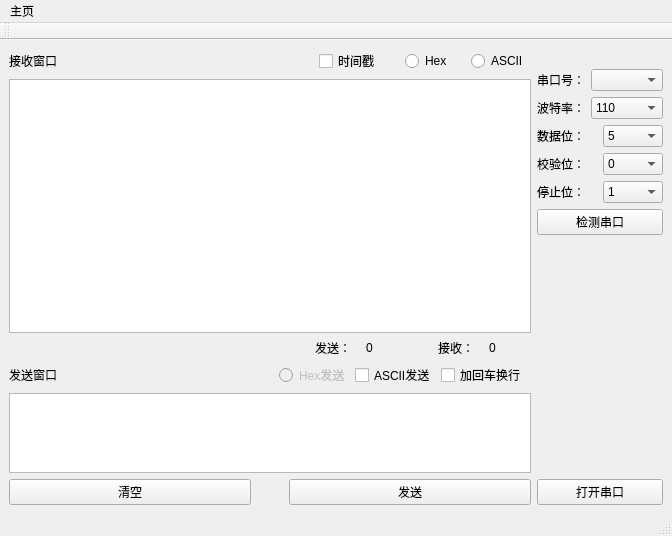
<?xml version="1.0" encoding="UTF-8"?>
<ui version="4.0">
 <class>MainWindow</class>
 <widget class="QMainWindow" name="MainWindow">
  <property name="geometry">
   <rect>
    <x>0</x>
    <y>0</y>
    <width>672</width>
    <height>536</height>
   </rect>
  </property>
  <property name="sizePolicy">
   <sizepolicy hsizetype="Preferred" vsizetype="Ignored">
    <horstretch>0</horstretch>
    <verstretch>0</verstretch>
   </sizepolicy>
  </property>
  <property name="font">
   <font>
    <kerning>true</kerning>
   </font>
  </property>
  <property name="windowTitle">
   <string>MainWindow</string>
  </property>
  <widget class="QWidget" name="centralwidget">
   <property name="sizePolicy">
    <sizepolicy hsizetype="Fixed" vsizetype="Fixed">
     <horstretch>0</horstretch>
     <verstretch>0</verstretch>
    </sizepolicy>
   </property>
   <layout class="QHBoxLayout" name="horizontalLayout_8">
    <item>
     <layout class="QHBoxLayout" name="horizontalLayout" stretch="0,0">
      <property name="sizeConstraint">
       <enum>QLayout::SetFixedSize</enum>
      </property>
      <property name="rightMargin">
       <number>0</number>
      </property>
      <item>
       <layout class="QVBoxLayout" name="verticalLayout_6">
        <item>
         <layout class="QHBoxLayout" name="horizontalLayout_10">
          <item>
           <widget class="QLabel" name="label_2">
            <property name="text">
             <string>接收窗口</string>
            </property>
           </widget>
          </item>
          <item>
           <widget class="QCheckBox" name="checkBox_TimeDisp">
            <property name="maximumSize">
             <size>
              <width>80</width>
              <height>16777215</height>
             </size>
            </property>
            <property name="text">
             <string>时间戳</string>
            </property>
           </widget>
          </item>
          <item>
           <widget class="QRadioButton" name="radioButton_HexDisp">
            <property name="maximumSize">
             <size>
              <width>60</width>
              <height>16777215</height>
             </size>
            </property>
            <property name="text">
             <string>Hex</string>
            </property>
           </widget>
          </item>
          <item>
           <widget class="QRadioButton" name="radioButton_AsciiDisp">
            <property name="maximumSize">
             <size>
              <width>60</width>
              <height>16777215</height>
             </size>
            </property>
            <property name="text">
             <string>ASCII</string>
            </property>
           </widget>
          </item>
         </layout>
        </item>
        <item>
         <widget class="QTextEdit" name="textEdit_Receipt">
          <property name="sizePolicy">
           <sizepolicy hsizetype="Expanding" vsizetype="Expanding">
            <horstretch>0</horstretch>
            <verstretch>0</verstretch>
           </sizepolicy>
          </property>
         </widget>
        </item>
        <item>
         <layout class="QHBoxLayout" name="horizontalLayout_11">
          <property name="spacing">
           <number>6</number>
          </property>
          <item>
           <widget class="QLabel" name="label_13">
            <property name="sizePolicy">
             <sizepolicy hsizetype="Maximum" vsizetype="Maximum">
              <horstretch>0</horstretch>
              <verstretch>0</verstretch>
             </sizepolicy>
            </property>
            <property name="maximumSize">
             <size>
              <width>300</width>
              <height>16777215</height>
             </size>
            </property>
            <property name="text">
             <string/>
            </property>
           </widget>
          </item>
          <item>
           <widget class="QLabel" name="label_11">
            <property name="maximumSize">
             <size>
              <width>45</width>
              <height>16777215</height>
             </size>
            </property>
            <property name="text">
             <string>发送：</string>
            </property>
           </widget>
          </item>
          <item>
           <widget class="QLabel" name="label_TotalSendTX">
            <property name="maximumSize">
             <size>
              <width>40</width>
              <height>16777215</height>
             </size>
            </property>
            <property name="text">
             <string>0</string>
            </property>
           </widget>
          </item>
          <item>
           <widget class="QLabel" name="label_14">
            <property name="maximumSize">
             <size>
              <width>20</width>
              <height>16777215</height>
             </size>
            </property>
            <property name="text">
             <string/>
            </property>
           </widget>
          </item>
          <item>
           <widget class="QLabel" name="label_12">
            <property name="maximumSize">
             <size>
              <width>45</width>
              <height>16777215</height>
             </size>
            </property>
            <property name="text">
             <string>接收：</string>
            </property>
           </widget>
          </item>
          <item>
           <widget class="QLabel" name="label_TotalReceiptRX">
            <property name="maximumSize">
             <size>
              <width>40</width>
              <height>16777215</height>
             </size>
            </property>
            <property name="text">
             <string>0</string>
            </property>
           </widget>
          </item>
         </layout>
        </item>
        <item>
         <layout class="QHBoxLayout" name="horizontalLayout_9">
          <item>
           <widget class="QLabel" name="label">
            <property name="maximumSize">
             <size>
              <width>16777215</width>
              <height>16777215</height>
             </size>
            </property>
            <property name="text">
             <string>发送窗口</string>
            </property>
           </widget>
          </item>
          <item>
           <widget class="QRadioButton" name="radioButton_Hex">
            <property name="enabled">
             <bool>false</bool>
            </property>
            <property name="sizePolicy">
             <sizepolicy hsizetype="Minimum" vsizetype="Minimum">
              <horstretch>0</horstretch>
              <verstretch>0</verstretch>
             </sizepolicy>
            </property>
            <property name="maximumSize">
             <size>
              <width>70</width>
              <height>20</height>
             </size>
            </property>
            <property name="text">
             <string>Hex发送</string>
            </property>
           </widget>
          </item>
          <item>
           <widget class="QCheckBox" name="checkBox_Ascii">
            <property name="maximumSize">
             <size>
              <width>80</width>
              <height>16777215</height>
             </size>
            </property>
            <property name="text">
             <string>ASCII发送</string>
            </property>
           </widget>
          </item>
          <item>
           <widget class="QCheckBox" name="checkBox_Enter">
            <property name="sizePolicy">
             <sizepolicy hsizetype="Minimum" vsizetype="Minimum">
              <horstretch>0</horstretch>
              <verstretch>0</verstretch>
             </sizepolicy>
            </property>
            <property name="maximumSize">
             <size>
              <width>90</width>
              <height>20</height>
             </size>
            </property>
            <property name="text">
             <string>加回车换行</string>
            </property>
            <property name="checkable">
             <bool>true</bool>
            </property>
            <property name="checked">
             <bool>false</bool>
            </property>
            <property name="autoRepeat">
             <bool>false</bool>
            </property>
            <property name="autoExclusive">
             <bool>false</bool>
            </property>
            <property name="tristate">
             <bool>false</bool>
            </property>
           </widget>
          </item>
         </layout>
        </item>
        <item>
         <widget class="QTextEdit" name="textEdit_Send">
          <property name="sizePolicy">
           <sizepolicy hsizetype="Expanding" vsizetype="Expanding">
            <horstretch>0</horstretch>
            <verstretch>0</verstretch>
           </sizepolicy>
          </property>
          <property name="maximumSize">
           <size>
            <width>16777215</width>
            <height>80</height>
           </size>
          </property>
         </widget>
        </item>
        <item>
         <layout class="QHBoxLayout" name="horizontalLayout_2">
          <property name="topMargin">
           <number>0</number>
          </property>
          <item>
           <widget class="QPushButton" name="pushButton_Clear">
            <property name="sizePolicy">
             <sizepolicy hsizetype="Minimum" vsizetype="Minimum">
              <horstretch>0</horstretch>
              <verstretch>0</verstretch>
             </sizepolicy>
            </property>
            <property name="text">
             <string>清空</string>
            </property>
           </widget>
          </item>
          <item>
           <widget class="QLabel" name="label_9">
            <property name="sizePolicy">
             <sizepolicy hsizetype="Minimum" vsizetype="Minimum">
              <horstretch>0</horstretch>
              <verstretch>0</verstretch>
             </sizepolicy>
            </property>
            <property name="maximumSize">
             <size>
              <width>10</width>
              <height>50</height>
             </size>
            </property>
            <property name="text">
             <string/>
            </property>
           </widget>
          </item>
          <item>
           <widget class="QLabel" name="label_10">
            <property name="sizePolicy">
             <sizepolicy hsizetype="Minimum" vsizetype="Minimum">
              <horstretch>0</horstretch>
              <verstretch>0</verstretch>
             </sizepolicy>
            </property>
            <property name="maximumSize">
             <size>
              <width>10</width>
              <height>50</height>
             </size>
            </property>
            <property name="text">
             <string/>
            </property>
           </widget>
          </item>
          <item>
           <widget class="QPushButton" name="pushButton_Send">
            <property name="enabled">
             <bool>true</bool>
            </property>
            <property name="sizePolicy">
             <sizepolicy hsizetype="Minimum" vsizetype="Minimum">
              <horstretch>0</horstretch>
              <verstretch>0</verstretch>
             </sizepolicy>
            </property>
            <property name="text">
             <string>发送</string>
            </property>
           </widget>
          </item>
         </layout>
        </item>
       </layout>
      </item>
      <item>
       <layout class="QVBoxLayout" name="verticalLayout_4">
        <property name="leftMargin">
         <number>0</number>
        </property>
        <item>
         <widget class="QLabel" name="label_3">
          <property name="text">
           <string/>
          </property>
         </widget>
        </item>
        <item>
         <layout class="QHBoxLayout" name="horizontalLayout_7">
          <item>
           <widget class="QLabel" name="label_8">
            <property name="text">
             <string>串口号：</string>
            </property>
           </widget>
          </item>
          <item>
           <widget class="ComboBoxUp" name="comboBox_PortNO"/>
          </item>
         </layout>
        </item>
        <item>
         <layout class="QHBoxLayout" name="horizontalLayout_6">
          <item>
           <widget class="QLabel" name="label_7">
            <property name="text">
             <string>波特率：</string>
            </property>
           </widget>
          </item>
          <item>
           <widget class="QComboBox" name="comboBox_BaudRate">
            <item>
             <property name="text">
              <string>110</string>
             </property>
            </item>
            <item>
             <property name="text">
              <string>300</string>
             </property>
            </item>
            <item>
             <property name="text">
              <string>600</string>
             </property>
            </item>
            <item>
             <property name="text">
              <string>1200</string>
             </property>
            </item>
            <item>
             <property name="text">
              <string>2400</string>
             </property>
            </item>
            <item>
             <property name="text">
              <string>4800</string>
             </property>
            </item>
            <item>
             <property name="text">
              <string>9600</string>
             </property>
            </item>
            <item>
             <property name="text">
              <string>14400</string>
             </property>
            </item>
            <item>
             <property name="text">
              <string>19200</string>
             </property>
            </item>
            <item>
             <property name="text">
              <string>38400</string>
             </property>
            </item>
            <item>
             <property name="text">
              <string>56000</string>
             </property>
            </item>
            <item>
             <property name="text">
              <string>57600</string>
             </property>
            </item>
            <item>
             <property name="text">
              <string>115200</string>
             </property>
            </item>
            <item>
             <property name="text">
              <string>128000</string>
             </property>
            </item>
            <item>
             <property name="text">
              <string>256000</string>
             </property>
            </item>
           </widget>
          </item>
         </layout>
        </item>
        <item>
         <layout class="QHBoxLayout" name="horizontalLayout_5">
          <item>
           <widget class="QLabel" name="label_6">
            <property name="text">
             <string>数据位：</string>
            </property>
           </widget>
          </item>
          <item>
           <widget class="QComboBox" name="comboBox_DataBits">
            <item>
             <property name="text">
              <string>5</string>
             </property>
            </item>
            <item>
             <property name="text">
              <string>6</string>
             </property>
            </item>
            <item>
             <property name="text">
              <string>7</string>
             </property>
            </item>
            <item>
             <property name="text">
              <string>8</string>
             </property>
            </item>
           </widget>
          </item>
         </layout>
        </item>
        <item>
         <layout class="QHBoxLayout" name="horizontalLayout_4">
          <item>
           <widget class="QLabel" name="label_5">
            <property name="text">
             <string>校验位：</string>
            </property>
           </widget>
          </item>
          <item>
           <widget class="QComboBox" name="comboBox_ParityBit">
            <item>
             <property name="text">
              <string>0</string>
             </property>
            </item>
            <item>
             <property name="text">
              <string>2</string>
             </property>
            </item>
            <item>
             <property name="text">
              <string>3</string>
             </property>
            </item>
            <item>
             <property name="text">
              <string>4</string>
             </property>
            </item>
            <item>
             <property name="text">
              <string>5</string>
             </property>
            </item>
           </widget>
          </item>
         </layout>
        </item>
        <item>
         <layout class="QHBoxLayout" name="horizontalLayout_3">
          <item>
           <widget class="QLabel" name="label_4">
            <property name="text">
             <string>停止位：</string>
            </property>
           </widget>
          </item>
          <item>
           <widget class="QComboBox" name="comboBox_StopBit">
            <item>
             <property name="text">
              <string>1</string>
             </property>
            </item>
            <item>
             <property name="text">
              <string>2</string>
             </property>
            </item>
            <item>
             <property name="text">
              <string>3</string>
             </property>
            </item>
           </widget>
          </item>
         </layout>
        </item>
        <item>
         <widget class="QPushButton" name="pushButton_Check">
          <property name="text">
           <string>检测串口</string>
          </property>
         </widget>
        </item>
        <item>
         <spacer name="verticalSpacer">
          <property name="orientation">
           <enum>Qt::Vertical</enum>
          </property>
          <property name="sizeType">
           <enum>QSizePolicy::Expanding</enum>
          </property>
          <property name="sizeHint" stdset="0">
           <size>
            <width>20</width>
            <height>40</height>
           </size>
          </property>
         </spacer>
        </item>
        <item>
         <widget class="QPushButton" name="pushButton_Open">
          <property name="sizePolicy">
           <sizepolicy hsizetype="Preferred" vsizetype="Preferred">
            <horstretch>0</horstretch>
            <verstretch>0</verstretch>
           </sizepolicy>
          </property>
          <property name="text">
           <string>打开串口</string>
          </property>
         </widget>
        </item>
       </layout>
      </item>
     </layout>
    </item>
   </layout>
  </widget>
  <widget class="QMenuBar" name="menubar">
   <property name="geometry">
    <rect>
     <x>0</x>
     <y>0</y>
     <width>672</width>
     <height>22</height>
    </rect>
   </property>
   <widget class="QMenu" name="menu">
    <property name="title">
     <string>主页</string>
    </property>
    <addaction name="action_Home"/>
    <addaction name="separator"/>
    <addaction name="action_Exit"/>
   </widget>
   <addaction name="menu"/>
  </widget>
  <widget class="QStatusBar" name="statusbar"/>
  <widget class="QToolBar" name="toolBar">
   <property name="windowTitle">
    <string>toolBar</string>
   </property>
   <attribute name="toolBarArea">
    <enum>TopToolBarArea</enum>
   </attribute>
   <attribute name="toolBarBreak">
    <bool>false</bool>
   </attribute>
  </widget>
  <action name="action_Home">
   <property name="checkable">
    <bool>true</bool>
   </property>
   <property name="checked">
    <bool>true</bool>
   </property>
   <property name="text">
    <string>Home</string>
   </property>
   <property name="toolTip">
    <string>&lt;html&gt;&lt;head/&gt;&lt;body&gt;&lt;p&gt;主页&lt;/p&gt;&lt;/body&gt;&lt;/html&gt;</string>
   </property>
   <property name="font">
    <font>
     <family>苹方-简</family>
    </font>
   </property>
  </action>
  <action name="action_Exit">
   <property name="text">
    <string>Exit</string>
   </property>
   <property name="toolTip">
    <string>&lt;html&gt;&lt;head/&gt;&lt;body&gt;&lt;p&gt;退出&lt;/p&gt;&lt;/body&gt;&lt;/html&gt;</string>
   </property>
  </action>
  <action name="actionOperaHome">
   <property name="text">
    <string>OpHome</string>
   </property>
  </action>
  <action name="actionOperaExit">
   <property name="text">
    <string>OpExit</string>
   </property>
  </action>
 </widget>
 <customwidgets>
  <customwidget>
   <class>ComboBoxUp</class>
   <extends>QComboBox</extends>
   <header>comboBoxUp.h</header>
  </customwidget>
 </customwidgets>
 <resources/>
 <connections>
  <connection>
   <sender>pushButton_Clear</sender>
   <signal>clicked()</signal>
   <receiver>textEdit_Receipt</receiver>
   <slot>clear()</slot>
   <hints>
    <hint type="sourcelabel">
     <x>99</x>
     <y>486</y>
    </hint>
    <hint type="destinationlabel">
     <x>111</x>
     <y>192</y>
    </hint>
   </hints>
  </connection>
  <connection>
   <sender>pushButton_Clear</sender>
   <signal>clicked()</signal>
   <receiver>textEdit_Send</receiver>
   <slot>clear()</slot>
   <hints>
    <hint type="sourcelabel">
     <x>137</x>
     <y>499</y>
    </hint>
    <hint type="destinationlabel">
     <x>141</x>
     <y>360</y>
    </hint>
   </hints>
  </connection>
 </connections>
</ui>
